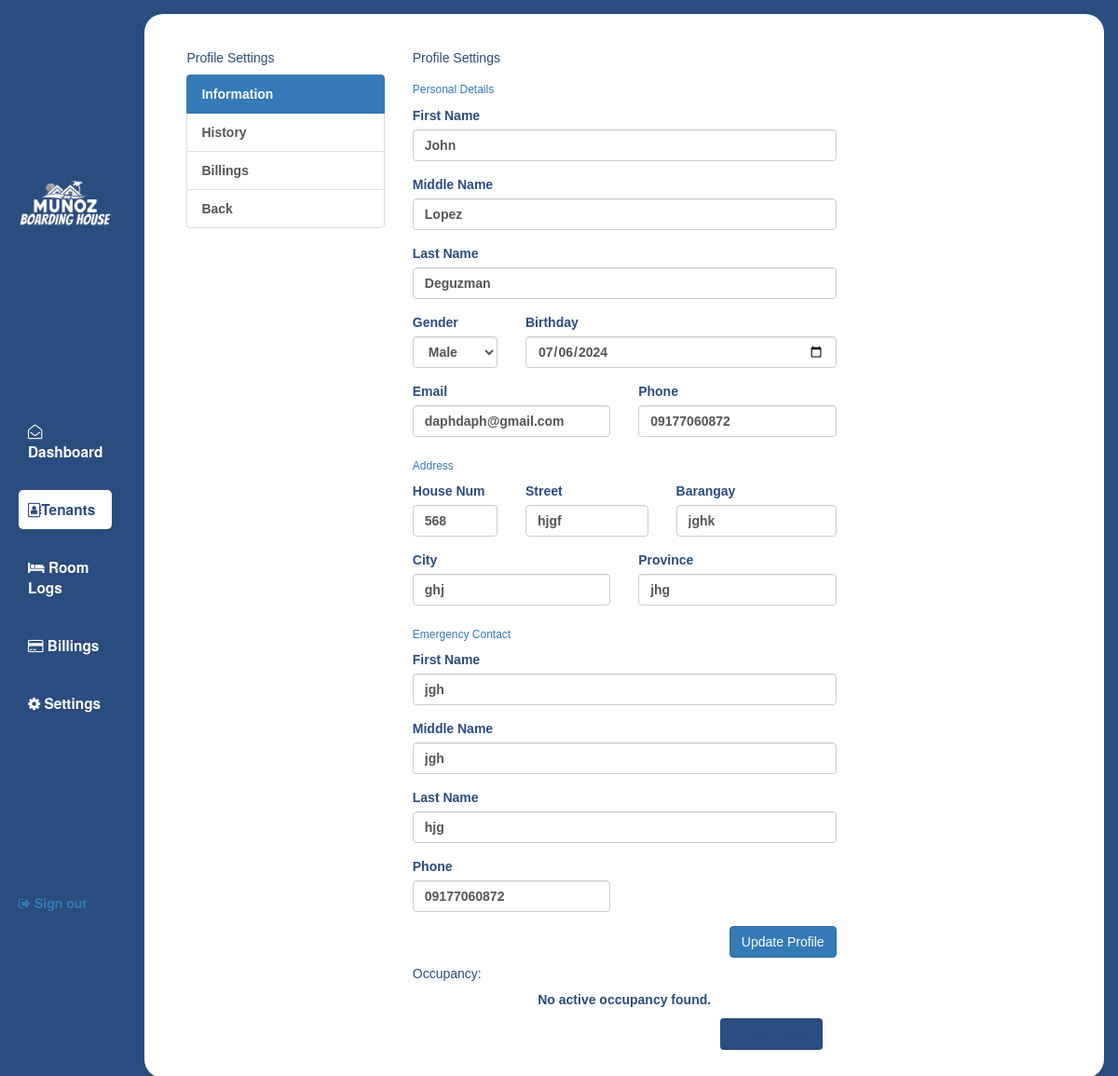
Page /php/tenantThings/tenantinfo.php?TenantID=31 on the committed database.
### tables this page shows
CREATE TABLE `tenant` (
  `TenantID` int(11) NOT NULL,
  `TenFname` varchar(50) NOT NULL,
  `TenLname` varchar(50) NOT NULL,
  `TenMname` varchar(50) NOT NULL,
  `TenHouseNum` int(10) NOT NULL,
  `TenSt` varchar(50) NOT NULL,
  `TenBarangay` varchar(50) NOT NULL,
  `TenCity` varchar(50) NOT NULL,
  `TenProv` varchar(50) NOT NULL,
  `TenConNum` varchar(11) NOT NULL,
  `TenEmail` varchar(250) NOT NULL,
  `TenBdate` date NOT NULL,
  `TenGender` enum('M','F') NOT NULL DEFAULT 'M',
  `EmConFname` varchar(50) NOT NULL,
  `EmConLname` varchar(50) NOT NULL,
  `EmConMname` varchar(50) NOT NULL,
  `EmConNum` varchar(11) NOT NULL,
  `DateCreated` timestamp NOT NULL DEFAULT current_timestamp(),
  `LastModified` timestamp NOT NULL DEFAULT current_timestamp() ON UPDATE current_timestamp()
);

### php/tenantThings/tenantinfo.php (the view, shortened to what the rows shown need)
<?php
if (isset($_GET['TenantID'])) {
    $TenantID = $_GET['TenantID'];
} else {
    header('Location: tenantTable.php');
}
?>
<!DOCTYPE html>
<html lang="en">
<head>
    <link rel="stylesheet" href="../styles/tenants-styles.css">
    <link rel="stylesheet" href="../styles/billing-styles.css">
    <link rel="stylesheet" href="https://cdnjs.cloudflare.com/ajax/libs/font-awesome/4.7.0/css/font-awesome.min.css">
    <link rel="stylesheet" href="https://maxcdn.bootstrapcdn.com/bootstrap/3.4.1/css/bootstrap.min.css">
</head>
<body>
<div class="Content">
    <div class="col-xl-3 col-lg-6 col-md-6 col-sm-12 col-12">
        <div class="tab-content">
            <div class="tab-pane active" id="info">
                <?php
                include '../mysql.php';
                $sql = ("SELECT * FROM tenant WHERE TenantID = '$TenantID'");
                $stmt = $conn->prepare($sql);
                $stmt->execute();
                $result = $stmt->get_result();
                $row = $result->fetch_assoc();
                echo '<div class="cardN">
                    <div class="cardN-header">
                        <h5 class="cardN-title mb-0">Profile Settings</h5>
                    </div>
                    <div class="cardN-body">
                        <form action="updateTenants.php" method="POST">
                        <input type="hidden" name="TenantID" value="'. $row["TenantID"]. '">
                        <div class="row gutters">
                            <div class="col-xl-12 col-lg-12 col-md-12 col-sm-12 col-12">
                                <h6 class="mb-3 text-primary">Personal Details</h6>
                            </div>
                            <div class="col-xl-4 col-lg-12 col-md-12 col-sm-12 col-12">
                                <div class="form-group">
                                    <label for="firstname">First Name</label>
                                    <input type="text" class="form-control" name="firstname" placeholder="Enter first name" value="' . $row["TenFname"] . '">
                                </div>
                            </div>
                            <div class="col-xl-4 col-lg-12 col-md-12 col-sm-12 col-12">
                                <div class="form-group">
                                    <label for="middlename">Middle Name</label>
                                    <input type="text" class="form-control" name="middlename" placeholder="Enter middle name" value="' . $row["TenMname"] . '">
                                </div>
                            </div>
                            <div class="col-xl-4 col-lg-12 col-md-12 col-sm-12 col-12">
                                <div class="form-group">
                                    <label for="lastname">Last Name</label>
                                    <input type="text" class="form-control" name="lastname" placeholder="Enter last name" value="' . $row["TenLname"] . '">
                                </div>
                            </div>
                            <div class="col-xl-3 col-lg-3 col-md-3 col-sm-12 col-12">
                                <div class="form-group">
                                    <label for="gender">Gender</label>
                                    <select class="form-control" name="gender">';
                                        if($row["TenGender"] == "M"){
                                             echo '<option value="M" name="tengender" selected>Male</option>
                                             <option value="F" name="tengender">Female</option>';
                                        }else{
                                             echo '<option value="M" name="tengender">Male</option>
                                             <option value="F" name="tengender" selected>Female</option>';
                                        } echo '
                                    </select>
                                </div>
                            </div>
                            <div class="col-xl-4 col-lg-9 col-md-9 col-sm-12 col-12">
                                <div class="form-group">
                                    <label for="birthday">Birthday</label>
                                    <input type="date" class="form-control" name="birthday" value="' . $row["TenBdate"] . '">
                                </div>
                            </div>
                            <div class="col-xl-6 col-lg-6 col-md-6 col-sm-6 col-12">
                                <div class="form-group">
                                    <label for="email">Email</label>
                                    <input type="email" class="form-control" name="email" placeholder="Enter email ID" value="' . $row["TenEmail"] . '">
                                </div>
                            </div>
                            <div class="col-xl-6 col-lg-6 col-md-6 col-sm-6 col-12">
                                <div class="form-group">
                                    <label for="phone">Phone</label>
                                    <input type="text" class="form-control" name="phone" placeholder="Enter phone number" value="' . $row["TenConNum"] . '">
                                </div>
                            </div>
                        </div>
                        <div class="row gutters">
                            <div class="col-xl-2 col-lg-3 col-md-12 col-sm-12 col-12">
                                <div class="form-group">
                                    <label for="housenum">House Num</label>
                                    <input type="text" class="form-control" name="housenum" placeholder="Enter house number"  value="' . $row["TenHouseNum"] . '">
                                </div>
                            </div>
                            <div class="col-xl-5 col-lg-4 col-md-12 col-sm-12 col-12">
                                <div class="form-group">
                                    <label for="street">Street</label>
                                    <input type="text" class="form-control" name="street" placeholder="Enter street" value="' . $row["TenSt"] . '">
                                </div>
                            </div>
                            <div class="col-xl-5 col-lg-5 col-md-12 col-sm-12 col-12">
                                <div class="form-group">
                                    <label for="barangay">Barangay</label>
                                    <input type="text" class="form-control" name="barangay" placeholder="Enter barangay" value="' . $row["TenBarangay"] . '">
                                </div>
                            </div>
                            <div class="col-xl-6 col-lg-6 col-md-6 col-sm-6 col-12">
                                <div class="form-group">
                                    <label for="city">City</label>
                                    <input type="text" class="form-control" name="city" placeholder="Enter city" value="' . $row["TenCity"] . '">
                                </div>
                            </div>
                            <div class="col-xl-6 col-lg-6 col-md-6 col-sm-6 col-12">
                                <div class="form-group">
                                    <label for="province">Province</label>
                                    <input type="text" class="form-control" name="province" placeholder="Enter province" value="' . $row["TenProv"] . '">
                                </div>
                            </div>
                        </div>
                        <div class="row gutters">
                            <div class="col-xl-4 col-lg-12 col-md-12 col-sm-12 col-12">
                                <div class="form-group">
                                    <label for="emconfirstname">First Name</label>
                                    <input type="text" class="form-control" name="emconfirstname" placeholder="Enter first name" value="' . $row["EmConFname"] . '">
                                </div>
                            </div>
                            <div class="col-xl-4 col-lg-12 col-md-12 col-sm-12 col-12">
                                <div class="form-group">
                                    <label for="emconmiddlename">Middle Name</label>
                                    <input type="text" class="form-control" name="emconmiddlename" placeholder="Enter middle name" value="' . $row["EmConMname"] . '">
                                </div>
                            </div>
                            <div class="col-xl-4 col-lg-12 col-md-12 col-sm-12 col-12">
                                <div class="form-group">
                                    <label for="emconlastname">Last Name</label>
                                    <input type="text" class="form-control" name="emconlastname" placeholder="Enter last name" value="' . $row["EmConLname"] . '">
                                </div>
                            </div>
                            <div class="col-xl-6 col-lg-6 col-md-6 col-sm-6 col-12">
                                <div class="form-group">
                                    <label for="emconphone">Phone</label>
                                    <input type="text" class="form-control" name="emconphone" placeholder="Enter phone number" value="' . $row["EmConNum"] . '">
                                </div>
                            </div>
                        </div>
                        </form>
                    </div>
                </div>';
                ?>
            </div>
        </div>
    </div>
</div>
</body>
</html>

### rows in the picture
tenant: firstname "John", middlename "Lopez", lastname "Deguzman", gender "Male", birthday "07/06/2024", email "daphdaph@gmail.com", phone "09177060872", housenum "568", street "hjgf", barangay "jghk", city "ghj", province "jhg", emconfirstname "jgh", emconmiddlename "jgh", emconlastname "hjg", emconphone "09177060872"
